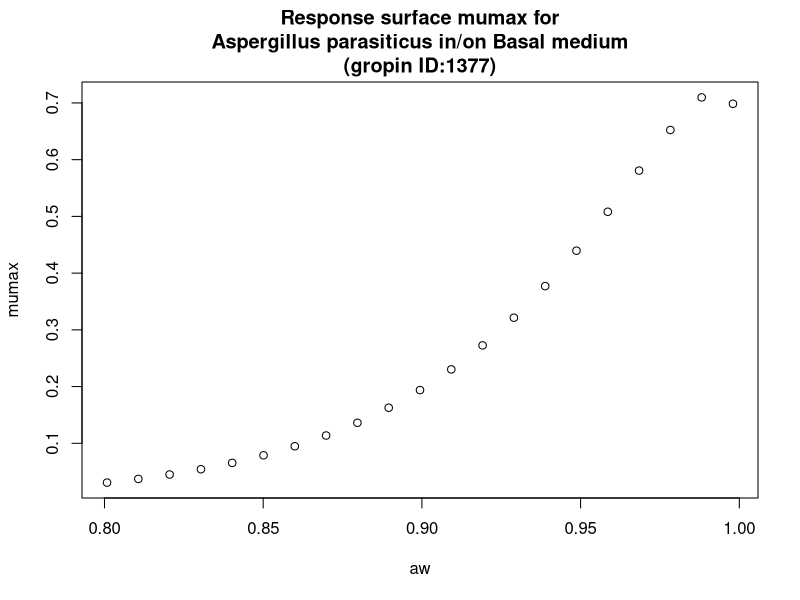

Here is the R script that generated this plot:
#############################
# start of Parameter script
#############################
aw <- seq(0.8008,0.998001998001998,length.out=21)
#############################
# end of Parameter script
#############################
############################# 
# start of Model script Gropin ID 1377 
#############################
 
# constant coefficients for this model
 
variables <- data.frame(aw)
argumentsPar <- expand.grid(variables)
 
# heart of the model
response_surface <- function(aw) {
   mumax <-exp(-0.4857+3.901*sqrt(1-aw)-23.78*(sqrt(1-aw))^2)

return(mumax=mumax)
} 

# output parameters
responseSurface <- cbind(argumentsPar,response_surface(argumentsPar['aw']))
colnames(responseSurface) <- c(colnames(argumentsPar),'mumax')
#############################
# End of Model script
#############################
############################# 
# start of Visualisation script Gropin ID 1377 
#############################
plot(aw,responseSurface$'mumax',xlab='aw',
                          ylab='mumax',main='Response surface mumax for
Aspergillus parasiticus in/on Basal medium
(gropin ID:1377)')
#############################
# End of Visualisation script
#############################
